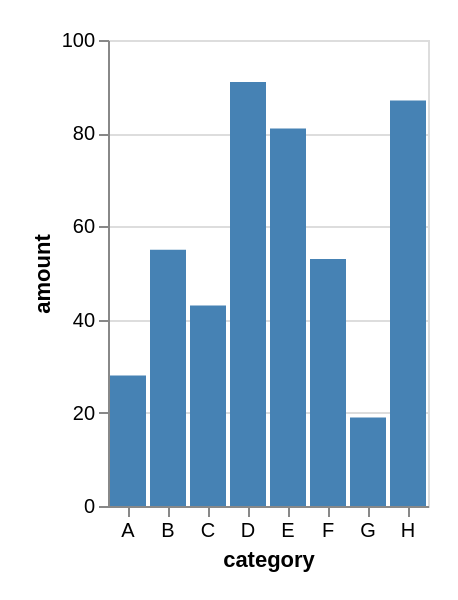

The specification (Vega-Lite) saved for this image:
### Vega-Lite specification from a JSON file in a GitHub repository (floating-point values rounded to 4 significant figures)
{"$schema": "https://vega.github.io/schema/vega-lite/v5.json", "description": "A basic bar chart example, with value labels shown upon pointer hover. This chart is responsive to browser resizing.", "background": "transparent", "autosize": {"type": "fit", "contains": "padding"}, "width": "container", "height": "container", "padding": 15, "data": {"values": [{"category": "A", "amount": 28}, {"category": "B", "amount": 55}, {"category": "C", "amount": 43}, {"category": "D", "amount": 91}, {"category": "E", "amount": 81}, {"category": "F", "amount": 53}, {"category": "G", "amount": 19}, {"category": "H", "amount": 87}]}, "mark": {"type": "bar", "tooltip": true, "cursor": "pointer"}, "encoding": {"x": {"field": "category", "type": "nominal", "axis": {"labelAngle": 0}}, "y": {"field": "amount", "type": "quantitative"}, "tooltip": [{"field": "category", "type": "nominal"}, {"field": "amount", "type": "quantitative"}]}, "config": {"mark": {"color": "steelblue", "hover": {"color": "red"}}}}
